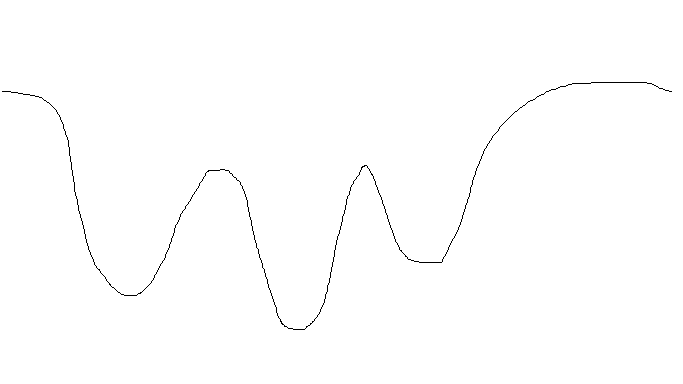
#> input picture scripts/test.png, 683 x 384 px
$ python fft-numpy.py
#> lines starting #> are read from the running program, lines starting #| are printed output that depends on the picture; after the words box and inside, x2 and y2 are one past the last pixel; in counts of white or black regions, pixels touching at a corner belong together
### scripts/GetArray.py
from PIL import Image
import matplotlib.pyplot as plt
import numpy as np
import cmath as cc


def get_array(Path):
#> called with Path = 'test.png'
	img = Image.open(Path)
#> img is the input picture: PIL image 683x384 P; 99.5% white; black in thin lines or dots, all inside (x1, y1, x2, y2) = (2, 82, 672, 330)
	x = []
	y = []
	x_ ,y_ = img.size
#> x_ = 683; y_ = 384
	ax_x = int(x_/2)
#> ax_x = 341
	ax_y = int(y_/2)
#> ax_y = 192
	for i in range(x_):
		for j in range(y_):
			flag = img.getpixel((i,j))
			if flag == 1 :
				x.append(((i)/ax_x))
				y.append((-1*(j)/ax_y))
				break
#> after the loop, x = 670 values from 0.00587 to 1.97; y = 670 values, max -0.427 at index 589, min -1.71 at index 291, mean -0.967
	return (img , x,y)

# [11 lines left out: function get_amp_phase, not called in this run]


# [6 lines of commented-out code are left out]

### scripts/fft-numpy.py
import numpy as np
import matplotlib.pyplot as plt
import GetArray


plt.style.use('seaborn-poster')
# [19 lines of commented-out code are left out]
a , x ,y =  GetArray.get_array("test.png")
#> x = 670 values from 0.00587 to 1.97
# print(y)
from numpy.fft import fft , ifft

X = fft(y)
N = len(X)
#> N = 670
n = np.arange(N)
#> n = 670 values from 0 to 669
T = N/2000
#> T = 0.335
freq = n / T
#> freq = 670 values from 0 to 1997


plt.stem(freq,np.abs(X),markerfmt=" ", basefmt="-b")
# plt.plot(x,ifft(X))
# plt.plot(x,y)
plt.xlim(0,10)
plt.show()
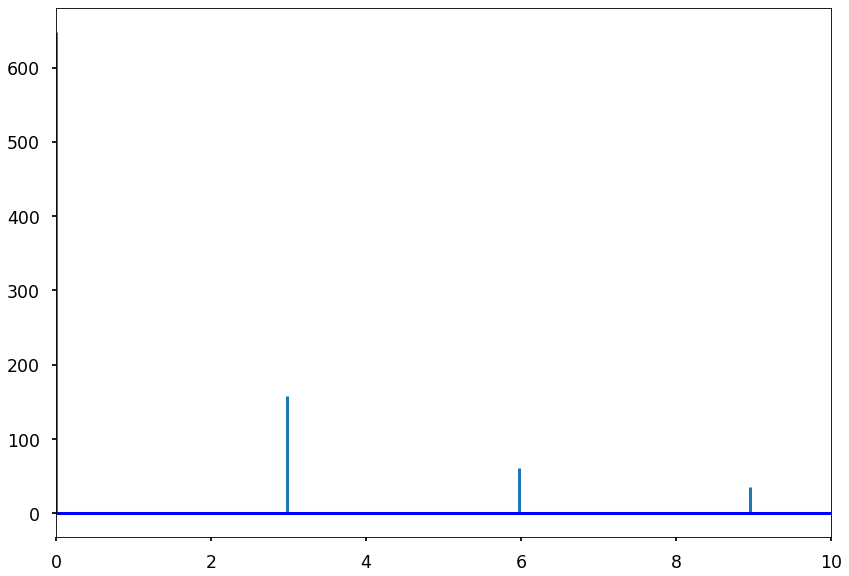
#> figure drawn by matplotlib, 1 panel; curve peaks at x = 0, y = 647.9
